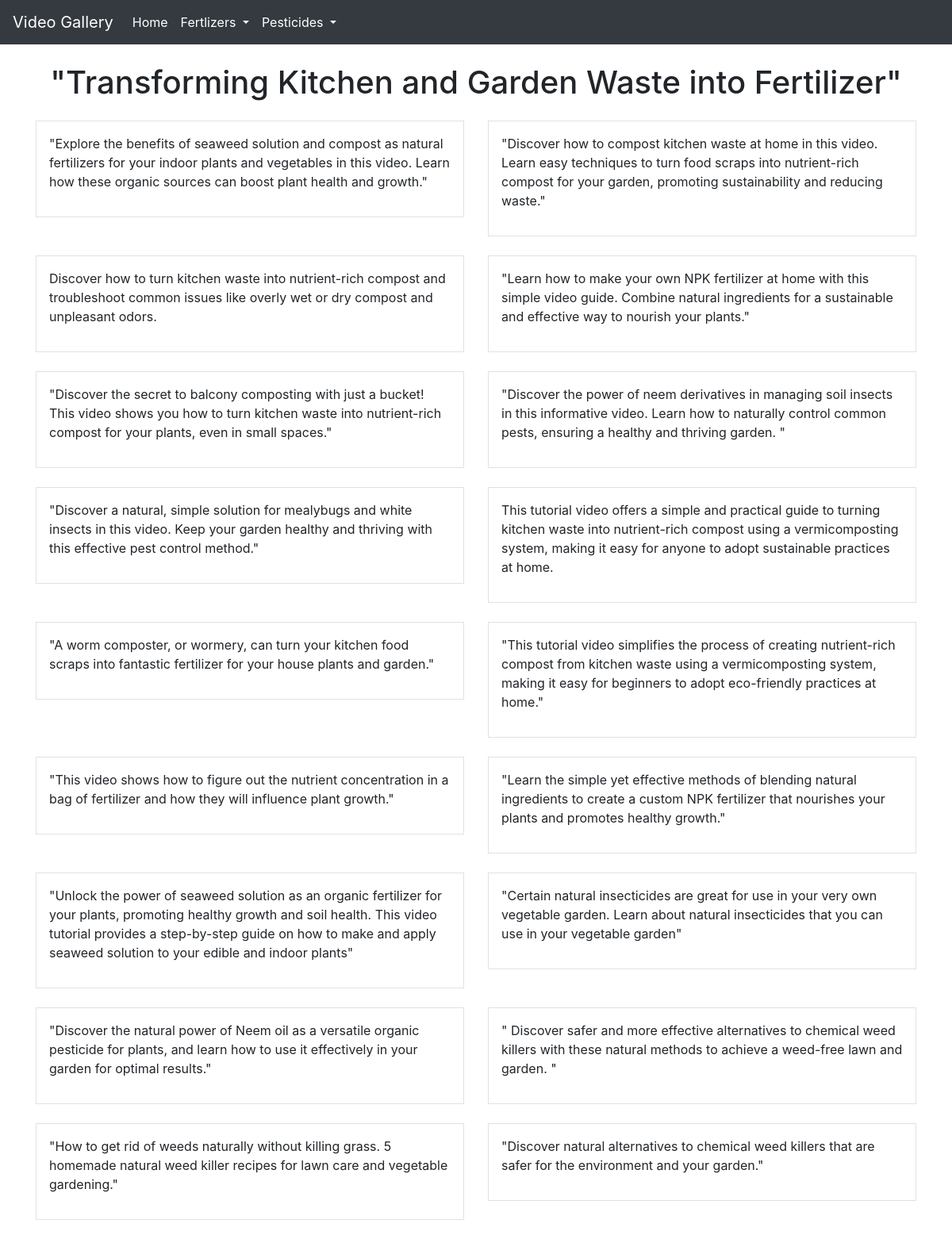
Page /fertlizer on the committed database.
### app/models.py (models this page shows, shortened)
class Fertilizer(models.Model):
    video = EmbedVideoField()
    description=models.CharField(max_length=255,null=True)
    type=models.CharField(max_length=255,null=True)

### app/views.py (the view)
# urls.py: path('fertlizer',views.fertilizer_making),
def fertilizer_making(request):
    obj=Fertilizer.objects.all()
    return render(request,'fertlizer_tutorial.html',{'obj':obj})

### app/templates/fertlizer_tutorial.html (shortened to what this page needs)
{% load static %}
{% load embed_video_tags %}
<!DOCTYPE html>
<html lang="en">
<head>
    <link rel="stylesheet" href="https://stackpath.bootstrapcdn.com/bootstrap/4.3.1/css/bootstrap.min.css">
</head>
<body>
    <nav class="navbar navbar-expand-lg navbar-dark bg-dark fixed-top">
        <a class="navbar-brand" href="#">Video Gallery</a>
        <div class="collapse navbar-collapse" id="navbarSupportedContent">
            <ul class="navbar-nav mr-auto">
                <li class="nav-item active">
                    <a class="nav-link" href="{% url 'tutorial' %}">Home <span class="sr-only">(current)</span></a>
                </li>
                <li class="nav-item active dropdown">
                    <a class="nav-link dropdown-toggle" href="#" id="navbarDropdown" role="button" data-toggle="dropdown" aria-haspopup="true" aria-expanded="false">
                        Fertlizers
                    </a>
                </li>
                <li class="nav-item active dropdown">
                    <a class="nav-link dropdown-toggle" href="#" id="navbarDropdown" role="button" data-toggle="dropdown" aria-haspopup="true" aria-expanded="false">
                        Pesticides
                    </a>
                </li>
            </ul>
        </div>
    </nav>
    <div class="container title-container">
        <h1 class="text-center mt-5 mb-4">"Transforming Kitchen and Garden Waste into Fertilizer"</h1>
        <div class="row">
            {% for item in obj %}
            <div class="col-md-6 mb-4">
                <div class="video-container border p-3">
                        <p>{{item.description}}</p>
                </div>
            </div>
            {% endfor %}
        </div>
    </div>
</body>
</html>

### app/templates/fertlizer_tutorial.html (style rules this page uses)
.video-container { padding: 10px; }
.title-container { margin-top: 80px; }

### rows in the picture
Fertilizer: description "\"Explore the benefits of seaweed solution and compost as natural fertilizers for your indoor plants and vegetables in this video. Learn how these organic sources can boost plant health and growth.\""
Fertilizer: description "\"Discover how to compost kitchen waste at home in this video. Learn easy techniques to turn food scraps into nutrient-rich compost for your garden, promoting sustainability and reducing waste.\""
Fertilizer: description "Discover how to turn kitchen waste into nutrient-rich compost and troubleshoot common issues like overly wet or dry compost and unpleasant odors."
Fertilizer: description "\"Learn how to make your own NPK fertilizer at home with this simple video guide. Combine natural ingredients for a sustainable and effective way to nourish your plants.\""
Fertilizer: description "\"Discover the secret to balcony composting with just a bucket! This video shows you how to turn kitchen waste into nutrient-rich compost for your plants, even in small spaces.\""
Fertilizer: description "\"Discover the power of neem derivatives in managing soil insects in this informative video. Learn how to naturally control common pests, ensuring a healthy and thriving garden. \""
Fertilizer: description "\"Discover a natural, simple solution for mealybugs and white insects in this video. Keep your garden healthy and thriving with this effective pest control method.\""
Fertilizer: description "This tutorial video offers a simple and practical guide to turning kitchen waste into nutrient-rich compost using a vermicomposting system, making it easy for anyone to adopt sustainable practices at home."
Fertilizer: description "\"A worm composter, or wormery, can turn your kitchen food scraps into fantastic fertilizer for your house plants and garden.\""
Fertilizer: description "\"This tutorial video simplifies the process of creating nutrient-rich compost from kitchen waste using a vermicomposting system, making it easy for beginners to adopt eco-friendly practices at home.\""
Fertilizer: description "\"This video shows how to figure out the nutrient concentration in a bag of fertilizer and how they will influence plant growth.\""
Fertilizer: description "\"Learn the simple yet effective methods of blending natural ingredients to create a custom NPK fertilizer that nourishes your plants and promotes healthy growth.\""
Fertilizer: description "\"Unlock the power of seaweed solution as an organic fertilizer for your plants, promoting healthy growth and soil health. This video tutorial provides a step-by-step guide on how to make and apply seaweed solution to your edible and indoor plants\""
Fertilizer: description "\"Certain natural insecticides are great for use in your very own vegetable garden. Learn about natural insecticides that you can use in your vegetable garden\""
Fertilizer: description "\"Discover the natural power of Neem oil as a versatile organic pesticide for plants, and learn how to use it effectively in your garden for optimal results.\""
Fertilizer: description "\" Discover safer and more effective alternatives to chemical weed killers with these natural methods to achieve a weed-free lawn and garden. \""
Fertilizer: description "\"How to get rid of weeds naturally without killing grass. 5 homemade natural weed killer recipes for lawn care and vegetable gardening.\""
Fertilizer: description "\"Discover natural alternatives to chemical weed killers that are safer for the environment and your garden.\""
